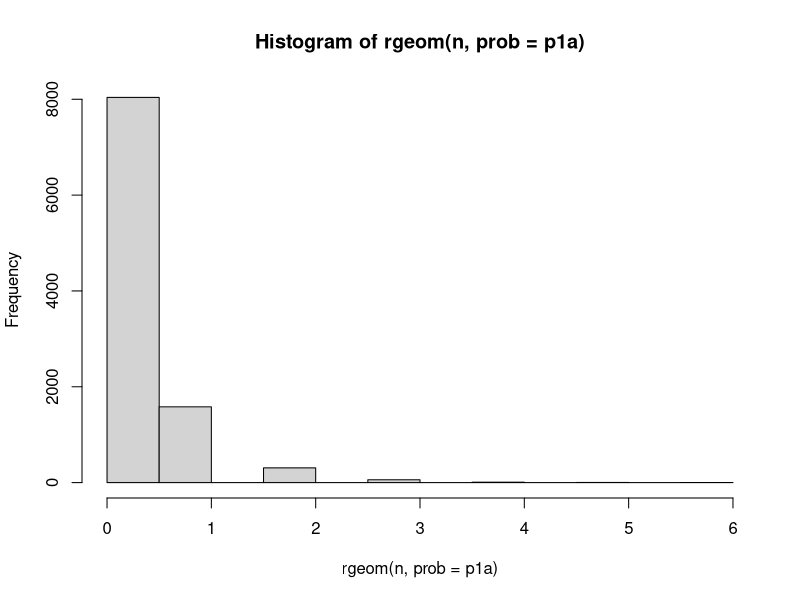

Reproduce this figure in R. (Note: this script raises an error after producing the figure.)
#No.1 A

x1a = 3
p1a = 0.8
q1a = 1 - p1a
P1a = dgeom(x1a, p1a)
p1a

#No.1 b
mean(rgeom(n = 10000, prob = p1a) == 3)
mean

#No.1 c
#Dari situ, dapat disimpulkan bahwa P(X=x) distribusi geometrik dengan peluang p dapat diestimasi dengan
#menghitung rerata kemunculan angka x pada serangkaian bilangan random berdistribusi geometrik dengan peluang p.

#No.1 d
n = 10000
hist(rgeom(n, prob = p1a))

#No.1 e
varian.1e = 1-p1a/p1a
print(varian.1e)


#No. 2 a
comb = function(n, x){
  temp = factorial(n) / factorial(n-x)/factorial(x)
  return (temp)
}

n_2a = 20
x_2a = 4
p_2a = 0.2

peluang_2a = (comb(n_2a, x_2a)*(p_2a^x_2a)*((p_2a-1)^(n_2a-x_2a)))
peluan_2a

#No.2 b
plot(0:20, dbinom(0:20, n_2a, p_2a),type='h')
hist(rbinom(4, n_2a, prob = p_2a), ylab = "Frequency", main = "Binomial Histogram")

#No.2 c
#mean
mean_2c = (n_2a * p_2a)
print(mean_2c)

#varian
varian_2c = (n_2a * p_2a * (1-p_2a))
print(varian_2c)

#No.3 a
lambda_3a = 4.5
dpois(6, lambda_3a)

#No.3 b
hist(rpois(365, lambda_3a), main = "Poisson Histogram")

#No.3 d
lambda_3d = lambda_3a
varian_3d = lambda_3a
print(lambda_3d)
print (varian_3d)

#No.4 a
x_4a = 2
v_4a = 10
dchisq(x_4a, v_4a)

#No.4 b
set.seed(0)
x_4b = 1:100
y_4b <- rchisq(x_4b, 10)

hist(y_4b)

#No.4 c
mean_4c = v_4a
varian_4c = 2 * v_4a
print (mean_4c)
print (varian_4c)

#No.5 a
lambda_5a = 3
dexp(lambda_5a)


#No.5 b
set.seed(1)
hist(rexp(10, rate=lambda_5a))

set.seed(1)
hist(rexp(100, rate=lambda_5a))

set.seed(1)
hist(rexp(1000, rate=lambda_5a))

set.seed(1)
hist(rexp(10000, rate=lambda_5a))

#No.5 c
n_5c = 100
rataan_5c = mean(rexp(n_5c, rate = lambda_5a))
varian_5c = (sd(rexp(n_5c, rate = lambda_5a))) ^ 2

rataan_5c
varian_5c

#No.6 a

n_6a = 100
mean_6a = 50
sd_6a = 8

data_6a = rnorm(n_6a, mean_6a, sd_6a)
dataMean_6a = mean(data_6a)
dataSD_6a = sd(data_6a)

floor_6a = floor(dataMean_6a)
ceil_6a = ceiling(dataMean_6a)

z1_6a = ((floor_6a - dataMean_6a)/dataSD_6a )
z2_6a = 1 - ((ceil_6a - dataMean_6a)/dataSD_6a)
z_6a = z1_6a + z2_6a
z_6a

plot(data_6a, dnorm(data_6a, dataMean_6a, dataSD_6a))


#No.6 b
h = hist(rnorm(100, 50, 8), breaks = 50, main="5025201239_Kadek Ari Dharmika_Probstat_D_DNhistogram")

#6c
varian_6c = sd_6a * sd_6a
Varian_6c
